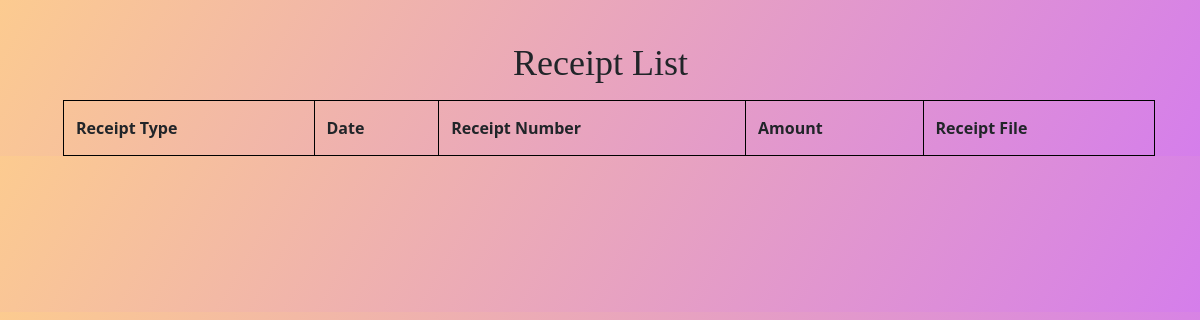
The page /wallet/receipt_list/ on the database as committed earlier.
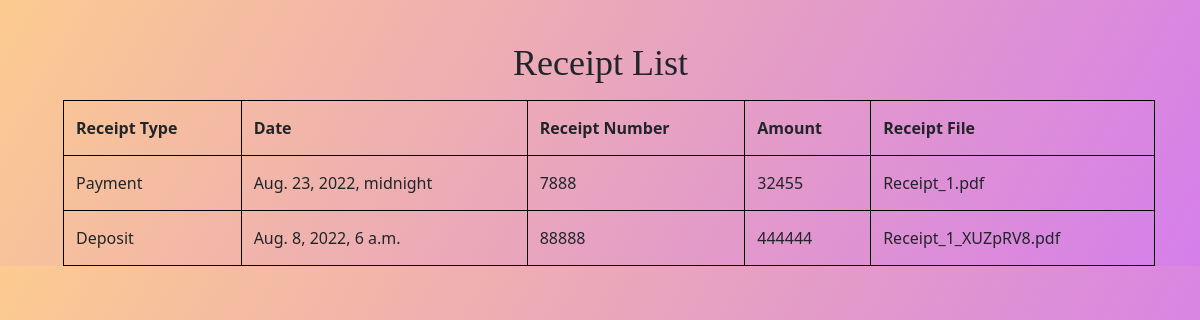
The same page on the database as committed later.
### wallet/models.py (models this page shows)
class Receipt(models.Model):
    receipt_type= models.CharField(max_length = 20)
    date = models.DateTimeField()
    receipt_number= models.IntegerField()
    amount= models.IntegerField()
    transaction = models.ForeignKey(Transaction,on_delete=models.CASCADE,related_name='thirdparty_transaction')
    receipt_file = models.FileField()

### wallet/views.py (the view)
# urls.py: path("receipt_list/",list_receipt,name="registration"),
def list_receipt(request):
 receipt= Receipt.objects.all()
 return render(request,'wallet/receipt_list.html',
    {"Receipt":receipt}
   )

### wallet/templates/wallet/receipt_list.html (shortened to what this page needs)
<!DOCTYPE html>
<html lang="en">
<head>
 <link href="https://cdn.jsdelivr.net/npm/bootstrap@5.0.2/dist/css/bootstrap.min.css" rel="stylesheet">
</head>
<body>
  <h1>Receipt List</h1>
  <table>
    <tr>
      <th>Receipt Type </th>
      <th>Date </th>
      <th>Receipt Number</th>
      <th>Amount</th>
      <th>Receipt File</th>
    </tr>
    <tr>{%for receipt in Receipt%}</tr>
    <td>{{receipt.receipt_type}}</td>
    <td>{{receipt.date}}</td>
    <td>{{receipt.receipt_number}}</td>
    <td>{{receipt.amount}}</td>
    <td>{{receipt.receipt_file}}</td>
    {%endfor%}
  </table>
</body>
</html>

Rows that differ between the two databases and show on the page:
added Receipt: receipt_type "Payment", date "Aug. 23, 2022, midnight", receipt_number "7888", amount "32455", receipt_file "Receipt_1.pdf"
added Receipt: receipt_type "Deposit", date "Aug. 8, 2022, 6 a.m.", receipt_number "88888", amount "444444", receipt_file "Receipt_1_XUZpRV8.pdf"
